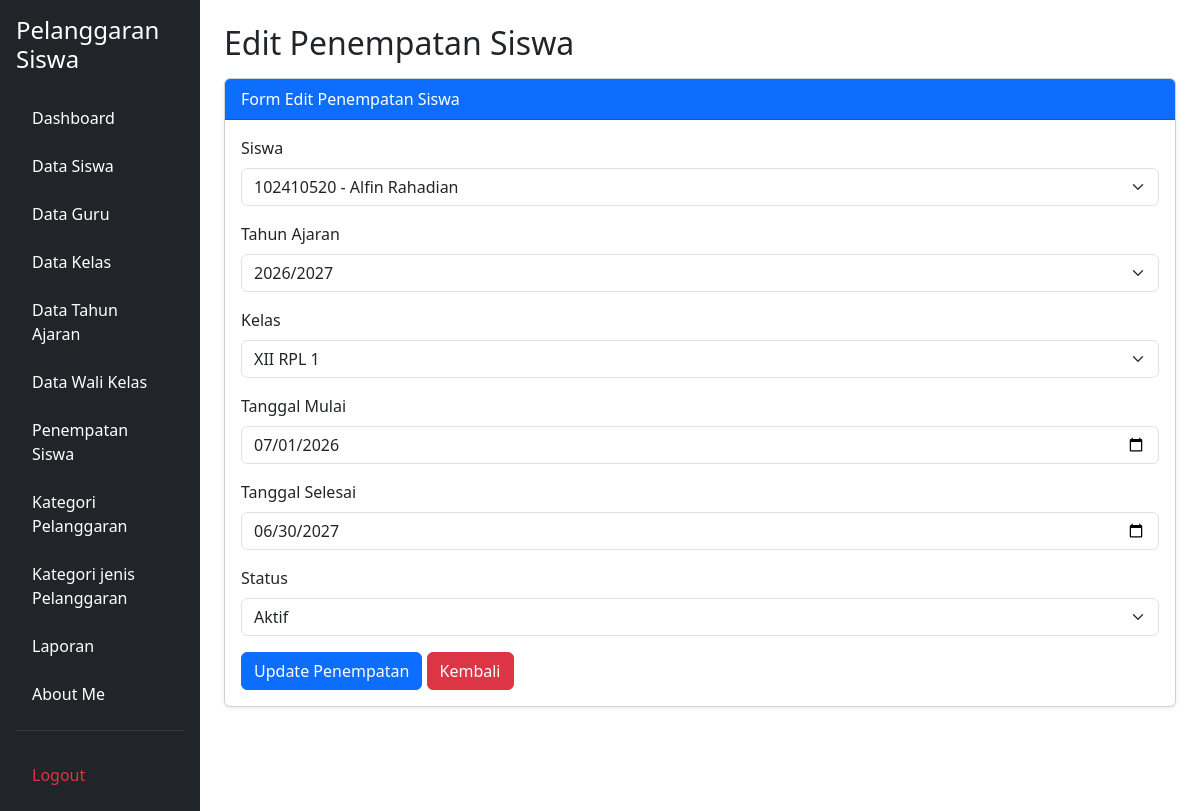
Screenshot of /edit_penempatan_siswa.php?id=1 (signed in) with the database file from the repository.
### tables this page shows
CREATE TABLE `t_kelas_siswa` (
  `id` int(11) NOT NULL,
  `siswa_id` int(11) DEFAULT NULL,
  `tahun_ajaran_id` int(11) DEFAULT NULL,
  `kelas_id` int(11) DEFAULT NULL,
  `tanggal_mulai` date NOT NULL,
  `tanggal_selesai` date NOT NULL,
  `status_aktif` tinyint(1) NOT NULL,
  `created_at` timestamp NOT NULL DEFAULT current_timestamp(),
  `updated_at` timestamp NOT NULL DEFAULT current_timestamp()
);

CREATE TABLE `t_siswa` (
  `id` int(11) NOT NULL,
  `nis` varchar(10) DEFAULT NULL,
  `nisn` varchar(10) NOT NULL,
  `nama` varchar(150) DEFAULT NULL,
  `jenis_kelamin` char(1) NOT NULL,
  `tanggal_lahir` date NOT NULL,
  `alamat` text NOT NULL,
  `status_aktif` tinyint(1) NOT NULL,
  `created_at` timestamp NOT NULL DEFAULT current_timestamp(),
  `updated_at` timestamp NOT NULL DEFAULT current_timestamp()
);

CREATE TABLE `t_tahun_ajaran` (
  `id` int(11) NOT NULL,
  `nama` varchar(20) DEFAULT NULL,
  `tanggal_mulai` date NOT NULL,
  `tanggal_selesai` date NOT NULL,
  `status_aktif` tinyint(1) NOT NULL,
  `created_at` timestamp NOT NULL DEFAULT current_timestamp(),
  `updated_at` timestamp NOT NULL DEFAULT current_timestamp()
);

CREATE TABLE `t_kelas` (
  `id` int(11) NOT NULL,
  `nama` varchar(100) DEFAULT NULL,
  `tingkat` varchar(20) NOT NULL,
  `jurusan` varchar(100) NOT NULL,
  `status_aktif` tinyint(1) NOT NULL,
  `created_at` timestamp NOT NULL DEFAULT current_timestamp(),
  `updated_at` timestamp NOT NULL DEFAULT current_timestamp()
);

### edit_penempatan_siswa.php (the view, shortened to what this page needs)
<?php
include 'config/koneksi.php';
$id = (int) ($_GET['id'] ?? 0);
$data = mysqli_query($koneksi, "SELECT * FROM t_kelas_siswa WHERE id = $id");
$row = mysqli_fetch_assoc($data);
$siswa = mysqli_query($koneksi, "SELECT id, nis, nama FROM t_siswa ORDER BY nama ASC");
$kelas = mysqli_query($koneksi, "SELECT id, nama FROM t_kelas ORDER BY nama ASC");
$tahun = mysqli_query($koneksi, "SELECT id, nama FROM t_tahun_ajaran ORDER BY nama DESC");
?>
<!DOCTYPE html>
<html lang="id">
<head>
    <link href="https://cdn.jsdelivr.net/npm/bootstrap@5.3.8/dist/css/bootstrap.min.css" rel="stylesheet">
</head>
<body>
<div class="container-fluid">
    <div class="row">
        <?php include 'layout/sidebar.php'; ?>
        <main class="col-md-9 col-lg-10 p-4">
            <h2 class="mb-3">Edit Penempatan Siswa</h2>
            <div class="card shadow-sm">
                <div class="card-header bg-primary text-white">
                    Form Edit Penempatan Siswa
                </div>
                <div class="card-body">
                    <form action="proses_edit_penempatan_siswa.php" method="POST">
                        <div class="mb-3">
                            <label class="form-label">Siswa</label>
                            <select name="siswa_id" class="form-select" required>
                                <?php while ($item = mysqli_fetch_assoc($siswa)) { ?>
                                    <option value="<?= $item['id']; ?>"
                                        <?= $item['id'] == $row['siswa_id'] ? 'selected' : ''; ?>>
                                        <?= htmlspecialchars($item['nis'] . ' - ' . $item['nama']); ?>
                                    </option>
                                <?php } ?>
                            </select>
                        </div>
                        <div class="mb-3">
                            <label class="form-label">Tahun Ajaran</label>
                            <select name="tahun_ajaran_id" class="form-select" required>
                                <?php while ($item = mysqli_fetch_assoc($tahun)) { ?>
                                    <option value="<?= $item['id']; ?>"
                                        <?= $item['id'] == $row['tahun_ajaran_id'] ? 'selected' : ''; ?>>
                                        <?= htmlspecialchars($item['nama']); ?>
                                    </option>
                                <?php } ?>
                            </select>
                        </div>
                        <div class="mb-3">
                            <label class="form-label">Kelas</label>
                            <select name="kelas_id" class="form-select" required>
                                <?php while ($item = mysqli_fetch_assoc($kelas)) { ?>
                                    <option value="<?= $item['id']; ?>"
                                        <?= $item['id'] == $row['kelas_id'] ? 'selected' : ''; ?>>
                                        <?= htmlspecialchars($item['nama']); ?>
                                    </option>
                                <?php } ?>
                            </select>
                        </div>
                        <div class="mb-3">
                            <label class="form-label">Tanggal Mulai</label>
                            <input type="date" name="tanggal_mulai"
                                   class="form-control"
                                   value="<?= htmlspecialchars($row['tanggal_mulai'] ?? ''); ?>"
                                   required>
                        </div>
                        <div class="mb-3">
                            <label class="form-label">Tanggal Selesai</label>
                            <input type="date" name="tanggal_selesai"
                                   class="form-control"
                                   value="<?= htmlspecialchars($row['tanggal_selesai'] ?? ''); ?>">
                        </div>
                        <div class="mb-3">
                            <label class="form-label">Status</label>
                            <select name="status_aktif" class="form-select" required>
                                <option value="1" <?= $row['status_aktif'] == 1 ? 'selected' : ''; ?>>
                                    Aktif
                                </option>
                            </select>
                        </div>
                        <button type="submit" class="btn btn-primary">
                            Update Penempatan
                        </button>
                        <a href="penempatan_siswa.php" class="btn btn-danger">
                            Kembali
                        </a>
                    </form>
                </div>
            </div>
        </main>
    </div>
</div>
</body>
</html>

### rows the page displays
t_kelas_siswa: siswa_id "102410520 - Alfin Rahadian", tahun_ajaran_id "2026/2027", kelas_id "XII RPL 1", tanggal_mulai "07/01/2026", tanggal_selesai "06/30/2027", status_aktif "Aktif"
